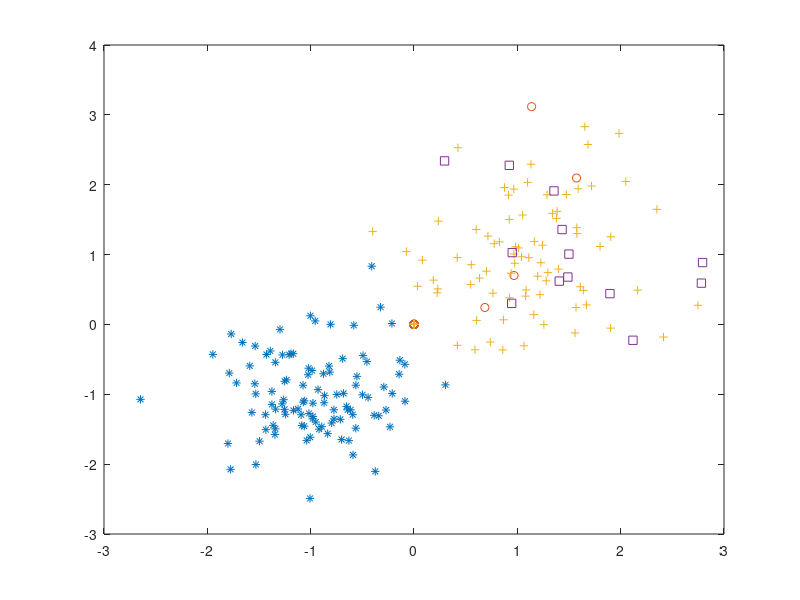

Recreate this plot in MATLAB.
rng default; % For reproducibility
m = [randn(100,2)*0.75+ones(100,2);
    randn(100,2)*0.5-ones(100,2)];
%inspired by https://www.mathworks.com/help/stats/kmeans.html

k = 4;
[R,C]=size(m);


[U,S,V] = svd(m*m');
Y = V(:,1:k);
%Y = Y';

X = Y;

[maxR, maxC]=size(X);

c = zeros(200,k);
p = randperm(size(m,1));      % pick at random centroids
for i=1:k
    c(i,:)=X(p(i),:) ; 
end

y_p = zeros(R,1);        
temp= zeros(R,1);         
while 1
                                   % calculate objcets-centroid distances
    for j=1:maxR
        dis = zeros(k,1);
        for i=1:k
            d = sqrt((X(j,:) -c(i,:))*(X(j,:)-c(i,:))');   %distance calculation
            dis(i) = d;
        end
        [r,I] = min(dis); 
        y_p(j) = I(1);
    end
    
    if y_p==temp
        break;                % if no new centroids , stop
    else
        temp=y_p;             
    end
    
    for i=1:k
        f=find(y_p==i);
        if f                  % find new centroids
            c(i,:)=mean(X(find(y_p==i),:),1);
        end
    end
end
y=[X,y_p];
count1 = 0 ;
count2 = 0 ;
count3 = 0;
count4 = 0;
x1 = zeros(59, 2); 
x2 = zeros(37, 2);
x3 = zeros(101, 2);
x4 = zeros(3, 2);
for i=1:200
    if y_p(i) ==1
        count1 = count1+1;
        x1(count1,:)= m(i,1:2);
    elseif y_p(i) ==2
        count2 = count2 +1;
        x2(count2,:)= m(i,1:2);
    elseif y_p(i) ==4
        count4 = count4 +1;
        x4(count4,:)= m(i,1:2);
    else
        count3 = count3 +1;
        x3(count3,:)= m(i,1:2);
    end
end
count1
count2
count3
count4
plot(x1(:,1),x1(:,2),'*');
hold on;
plot(x2(:,1),x2(:,2),'o');
hold on;
plot(x3(:,1),x3(:,2),'+');
hold on;
plot(x4(:,1),x4(:,2),'s');
hold off;